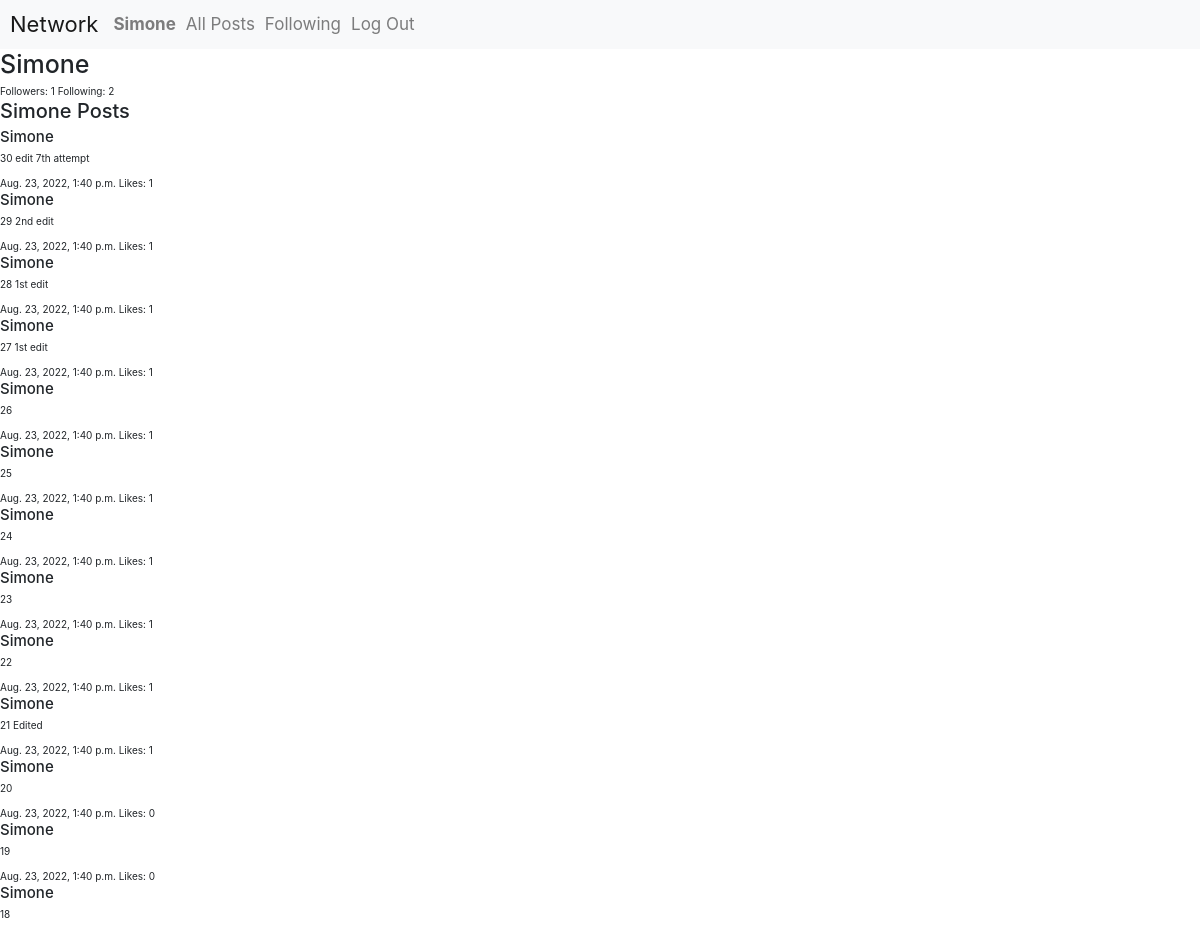
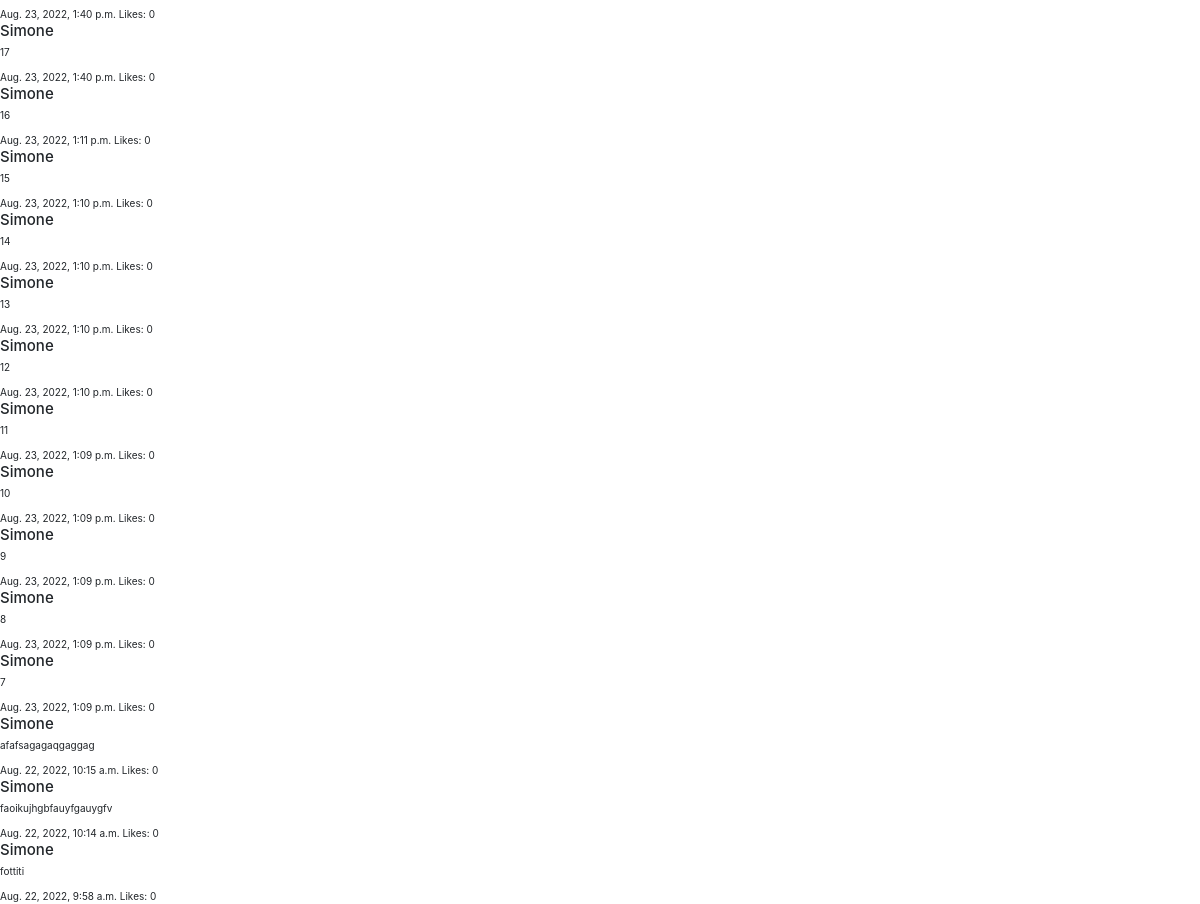
/profile/Simone (signed in), run on an earlier commit of the app's database (2 pictures, top to bottom).
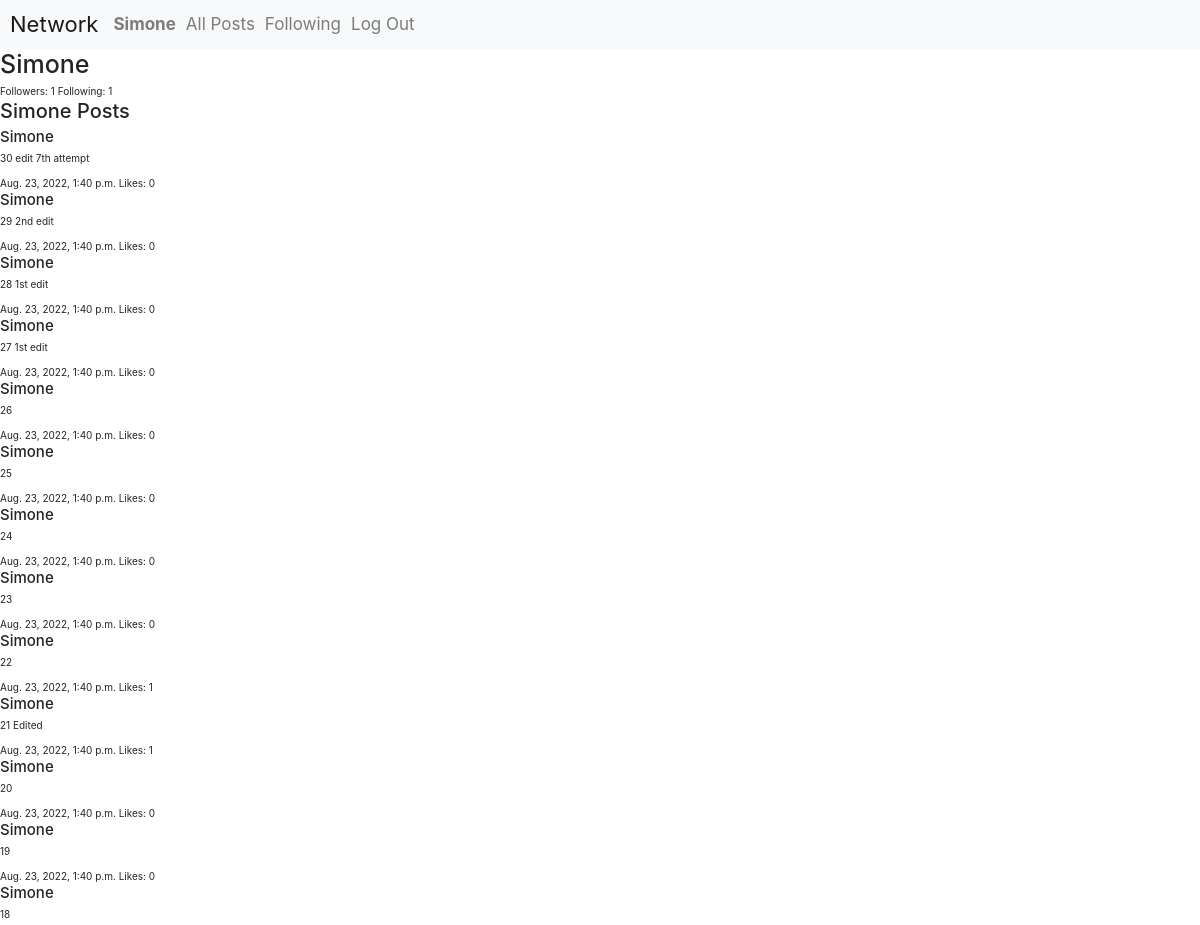
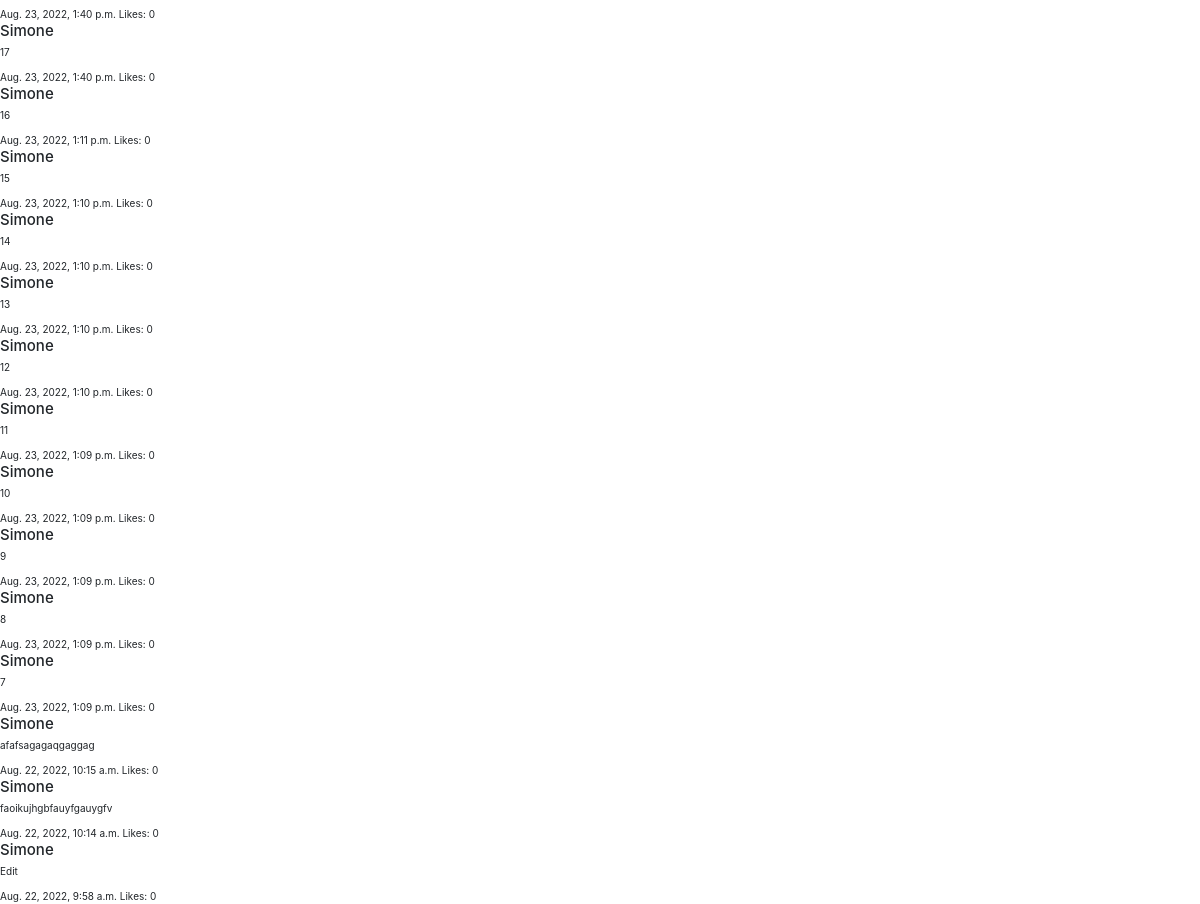
And on a later commit of the database (2 pictures, top to bottom).
### network/models.py (models this page shows, shortened)
class Post(models.Model):
    user = models.ForeignKey(User, on_delete=models.CASCADE, default=None)
    post_content = models.TextField(max_length=1024)
    creation_date = models.DateTimeField(auto_now_add=True)
    likes = models.IntegerField(default=0)

class User(AbstractUser):
    followers_list = models.ManyToManyField("User", default=None, blank=True, related_name="followers")
    following_list = models.ManyToManyField("User", default=None, blank=True, related_name="following")
    liked_posts = models.ManyToManyField("Post", default=None, blank=True, related_name="liked_posts")

### network/views.py (the view, shortened to what this page needs)
# urls.py: path("profile/<str:profile_username>", views.profile, name="profile"),
@login_required(login_url="login")
def profile(request, profile_username):
    profileVisitedUser = User.objects.get(username=profile_username)
    visitingUser = User.objects.get(username=request.user.username)
    userPosts = Post.objects.filter(user=profileVisitedUser).order_by("-creation_date")
    followStatus = IsFollower(request, profileVisitedUser)
    if (profileVisitedUser == None or visitingUser == None):
        messages.error(request, "Profile not found")
        return render(request, "network/profile.html")
    if request.method == "GET":
        return render(request, "network/profile.html", {
            "username": profile_username,
            "followers": profileVisitedUser.followers_list,
            "following": profileVisitedUser.following_list,
            "posts": userPosts,
            "follow_status": followStatus
        })

### network/utils.py (called while the page is built)
def IsFollower(request, user):
    followStatus = False
    followersList = user.followers_list.all()
    if request.user in followersList:
        followStatus = True
    return followStatus

### network/templates/network/profile.html (shortened to what this page needs)
{% extends "network/layout.html" %}
{% block body %}
    <div id="profile-page" class="page-wrapper">
        <h1> {{ username }} </h1>
        <div id="followers-following">
            <span>Followers: {{ followers.count }}</span>
            <span>Following: {{ following.count }}</span>
        </div>
        <div id="user-posts">
            <h2>{{ username }} Posts</h2>
            {% for post in posts %}
            <div class="user-post">
                <h4>{{ post.user.username }}</h4>
                <p>{{ post.post_content }}</p>
                <span>{{ post.creation_date }}</span>
                <span>Likes: {{ post.likes }}</span>
            </div>
            {% endfor %}
        </div>
    </div>
{% endblock %}

What changed in the data, as far as the page shows it:
changed Post "30 edit 7th attempt": likes "1" → "0"
changed Post "29 2nd edit": likes "1" → "0"
changed Post "28 1st edit": likes "1" → "0"
changed Post "27 1st edit": likes "1" → "0"
changed Post (number 5 of 27 on the later page): likes "1" → "0"
changed Post (number 6 of 27 on the later page): likes "1" → "0"
changed Post (number 7 of 27 on the later page): likes "1" → "0"
changed Post (number 8 of 27 on the later page): likes "1" → "0"
changed Post: post_content "fottiti" → "Edit"
Also different on the page:
{{ following.count }}: "2" → "1"
